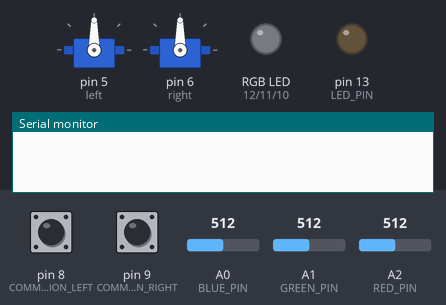
A sketch run on a simulated Arduino Uno, built with avr-gcc and run on an emulated ATmega328P. Shown: 2 × servo, an RGB LED mixed from three pins (HIGH = lit), output pins drawn as LEDs (lit = HIGH), the last lines printed to the serial monitor. The test bench sets the inputs (shaded band); at power-on: pin 8 (COMMUNICATION_LEFT) LOW, A2 (RED_PIN) = 512, A1 (GREEN_PIN) = 512, pin 9 (COMMUNICATION_RIGHT) LOW, A0 (BLUE_PIN) = 512.

Above: at 1.0 s.
1.1 s: pin 8 (COMMUNICATION_LEFT) pulled HIGH for 0.15 s
At 2.9 s:
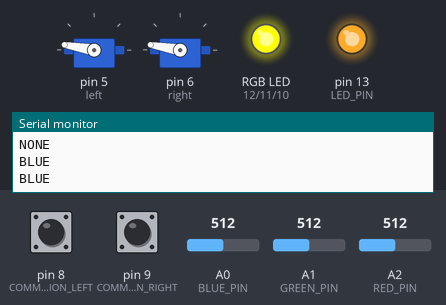
3.2 s: A2 (RED_PIN) set to 665
4.9 s: A2 (RED_PIN) set to 697
At 6.2 s:
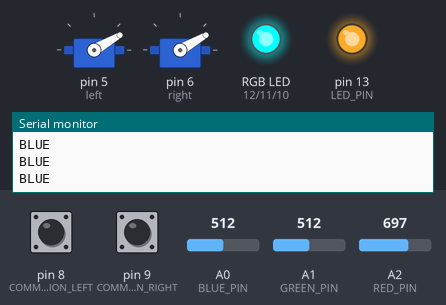
7.2 s: A1 (GREEN_PIN) set to 900
At 8.9 s:
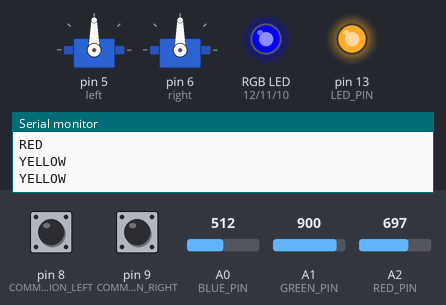
9.2 s: A2 (RED_PIN) set to 511
At 10.6 s:
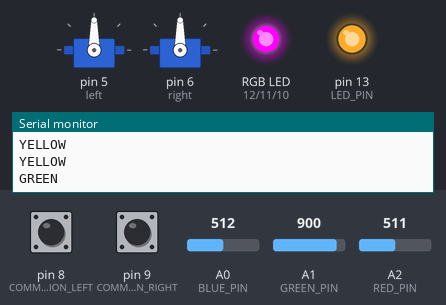
11.2 s: A2 (RED_PIN) set to 716
At 12.2 s:
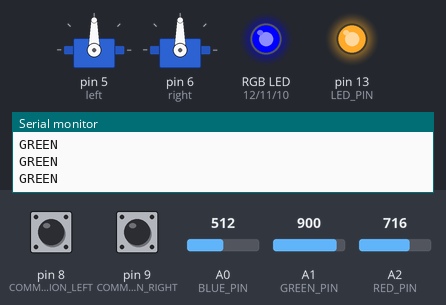
Timing chart, 0 to 14.2 s (numbered marks = the images above; inputs shaded):
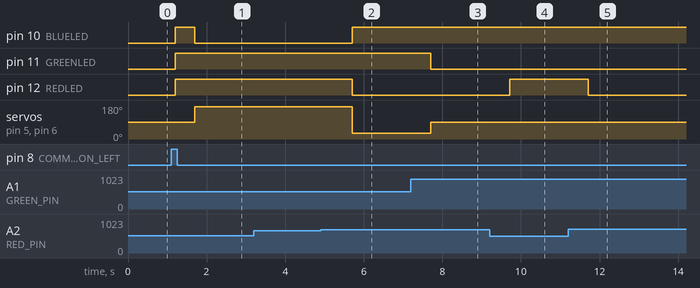

The sketch:

sparkfun_colorsensor.ino
```cpp
//Servo motors:
#include <Servo.h> //We need the servo library for the sorting arms
Servo left,right; //Even though the servos will both go in the same direction, I have defined both of them here just in case

//Color enumeration
enum Color { RED, BLUE, GREEN, YELLOW, NONE }; //Enumerations are cool
Color reading = NONE; //This enumeration is used to store which color we see

//Defining constants
const int MINIMUM_VALUE=11; //A color must be detected over this analog value for an object to be counted

const int RED_PIN = A2; //These are where the color sensor's 3 output pins for color values should go
const int GREEN_PIN = A1;
const int BLUE_PIN = A0;

const int LED_PIN = 13; //Pin 13 goes to the sensor's LED

const int COMMUNICATION_LEFT = 8; //These two pins are used for "talking" with the Late Panda
const int COMMUNICATION_RIGHT = 9; //They are not serial, they simply receive digital values

const int CENTER = 90; //These constants are for positioning the motors
const int RIGHT = 170; //max 175, 170 advised
const int LEFT = 30; //min value 25, 30 advised

const int REDLED = 12; //These are for controling the RGB LED
const int GREENLED = 11; //The digitalWrite() values associated with these pins are active low
const int BLUELED = 10; //since we had common annode LEDs

const int MOTOR_DELAY = 500; //This determines how long the motor stays on a certain color, and is also used to determine the length of the DELAY case
const int NONE_DELAY = 500; //This determines how long a NONE case lasts

//GSX0 ground: Large drop
//GSX1 ground: Small drop
//GSX0 and GSX 1 ground: large gain
//Nothing needs to be tied to ground for our robot, though

Color nextColor = NONE; //these are used to pad out the input, add more of these variables to pad out how long the delay is
//Color nextColor1 = NONE; //I didn't want to fiddle around with arrays, so just keep adding nextColor#'s if somehow this delay isn't long enough (tested with NONE_DELAY = 500 and it worked pretty well pre-mount

int redValue; //These are the values that will store the color values read from the sensor
int greenValue; //They will also store the scaled values, which will be compared against each other to decide color
int blueValue;

bool isRB = false; //This is for storing which team we are on, in the conditional motor code
bool isGY = false; //This variable isn't used in the conditional motor code but it does get used for input checking
//If we are red and blue, we will want to sort green and yellow into the dumping bins

void setup()
{
  //Initialize the inputBuffer array
  //for(int i=0;i<=(BUFFER_LENGTH-1);i++) inputBuffer[i] = NONE;

  Serial.begin(9600);

  //Set up motors
  left.attach(5);
  right.attach(6);
  left.write(90);
  right.write(90);

  //initialize sensor pins
  pinMode(REDLED,OUTPUT);
  pinMode(BLUELED,OUTPUT);
  pinMode(GREENLED,OUTPUT);

  //Configure the sensor's LED but don't turn it on yet
  pinMode(LED_PIN,OUTPUT);

  //Set up the communication pins
  pinMode(COMMUNICATION_LEFT,INPUT);
  pinMode(COMMUNICATION_RIGHT,INPUT);

  //Receive team state based on communication pins
  while(!(isRB || isGY)) { //wait until we get an affirming signal
    isRB = digitalRead(COMMUNICATION_RIGHT);
    isGY = digitalRead(COMMUNICATION_LEFT);
    delay(100);
  }

  //DEBUG: used for checking communication
  /*
  Serial.print("Panda communication says that isRB is ");
  if(isRB) Serial.println("1");
  else Serial.println("0");
  */

  //Turn on sensor's LED to signify that we're ready to sort
  digitalWrite(LED_PIN,HIGH);

}

void loop()
{
  //Read in colors
  blueValue = analogRead(BLUE_PIN);
  redValue = analogRead(RED_PIN);
  greenValue = analogRead(GREEN_PIN);

  //Scale values
  blueValue *= 2;
  redValue *= 1.5;
  greenValue *= 1.3;

  //DEBUG: Serial plotter code
  //The order is blue, red, green because of the serial plotter's weirdness
  /*
  Serial.print(blueValue);
  Serial.print(",");
  Serial.print(redValue);
  Serial.print(",");
  Serial.println(greenValue);
  */

  //inputBuffer[arrayIndexCount] = determineColor;
  sortColor(nextColor);
  //nextColor = nextColor1;
  nextColor = determineColor(redValue,greenValue,blueValue) ;
}


Color determineColor(int red, int green, int blue) { //rgb
  if(redValue > MINIMUM_VALUE || greenValue > MINIMUM_VALUE || blueValue > MINIMUM_VALUE) {
  //If any of the readings are above the minimum detection threshold (MINIMUM_VALUE)...
    if(redValue > greenValue && redValue > blueValue) return RED;
    //...then see if red is the most reflected color, and if not...
    else if(greenValue > redValue && greenValue > blueValue) {
    //...then see if green is the most reflected color.
      if(blueValue > redValue) return GREEN;
      //If there is more blue reflected than red (green > blue > red) then the object is green.
      else return YELLOW; //{if(reading != YELLOW)   }
      //Otherwise, the object is a mix of green and red and thus is yellow.
    }
    else return BLUE;
    //If the object isn't reflecting mostly red or mostly green, then it must be blue.
    }
  else return NONE;
  //Otherwise, there must not be any object in front of the sensor because there isn't enough color being reflected.
}


//Motor and LED control switch statement method
void sortColor(Color food) { //Takes in the enumeration type Color
    switch(food) {
    case RED:
        if(isRB) {
          left.write(CENTER);
          right.write(CENTER);
        }
        else {
          left.write(LEFT);
          right.write(LEFT);
        }

        digitalWrite(REDLED,LOW); //Remember: active low for common annode LEDs
        digitalWrite(BLUELED,HIGH);
        digitalWrite(GREENLED,HIGH);
        delay(MOTOR_DELAY); //hang out on this motor setting for a while so that the motor's don't freak out
        Serial.println("RED");
        break;

    case GREEN:
        if(isRB) {
          left.write(RIGHT);
          right.write(RIGHT);
        }
        else {
          left.write(CENTER);
          right.write(CENTER);
        }

        digitalWrite(REDLED,HIGH);
        digitalWrite(BLUELED,HIGH);
        digitalWrite(GREENLED,LOW);
        delay(MOTOR_DELAY);
        Serial.println("GREEN");
        break;

    case YELLOW:
        if(isRB) {
          left.write(LEFT);
          right.write(LEFT);
        }
        else {
          left.write(CENTER);
          right.write(CENTER);
        }

        digitalWrite(REDLED,LOW);
        digitalWrite(BLUELED,HIGH);
        digitalWrite(GREENLED,LOW);
        delay(MOTOR_DELAY);
        Serial.println("YELLOW");
        break;

    case BLUE:
        if(isRB) {
          left.write(CENTER);
          right.write(CENTER);
        }
        else {
          left.write(RIGHT);
          right.write(RIGHT);
        }

        digitalWrite(REDLED,HIGH);
        digitalWrite(BLUELED,LOW);
        digitalWrite(GREENLED,HIGH);
        delay(MOTOR_DELAY);
        Serial.println("BLUE");
        break;

    default:
    case NONE:
        left.write(CENTER);
        right.write(CENTER);
        digitalWrite(REDLED,HIGH);
        digitalWrite(BLUELED,HIGH);
        digitalWrite(GREENLED,HIGH);
        Serial.println("NONE");
        delay(NONE_DELAY); //Having a little delay increases accuracy for detecting yellow/green correctly, but this can be removed if need be
        break;
  }
}


//Prototype code for queueing shapes

//int arrayIndexCount = 0; //This will repeatedly count from 0 to 9 and will point to where we should put the next color object.

//Buffer space options (DELAY time amount is further down (DELAY_DELAY))
//Color inputBuffer[BUFFER_LENGTH];
//int const BUFFER_LENGTH = 5; //Total number of elements in the buffer array
//const int COLOR_SPACING = 1; //Experimental

/*case DELAY;

        //Delay and Default are the only cases which do not alter the motor's previous state
        digitalWrite(REDLED,LOW); //We also set the LED to white to indicate that we are waiting/are in big trouble (default case=bad)
        digitalWrite(BLUELED,LOW);
        digitalWrite(GREENLED,LOW);
        delay(MOTOR_DELAY);
    break;*/
```

Measured:
- the behaviour switches between 683 and 684 on A2 (RED_PIN) (found by bisection; images 1 and 2)
- after the input at 1.1 s, pin 10 (BLUELED): LOW → HIGH after 0.10 s, → LOW 0.50 s later; pin 11 (GREENLED), pin 12 (REDLED), pin 13 (LED_PIN): LOW → HIGH after 0.10 s; servo on pin 5 (left), servo on pin 6 (right): 90° → 170° after 0.60 s
- after the input at 4.9 s, pin 10 (BLUELED): LOW → HIGH after 0.81 s; pin 12 (REDLED): HIGH → LOW after 0.81 s; servo on pin 5 (left), servo on pin 6 (right): 170° → 30° after 0.81 s
- after the input at 7.2 s, pin 11 (GREENLED): HIGH → LOW after 0.51 s; servo on pin 5 (left), servo on pin 6 (right): 30° → 90° after 0.51 s
- after the input at 9.2 s, pin 12 (REDLED): LOW → HIGH after 0.51 s
- after the input at 11.2 s, pin 12 (REDLED): HIGH → LOW after 0.51 s
